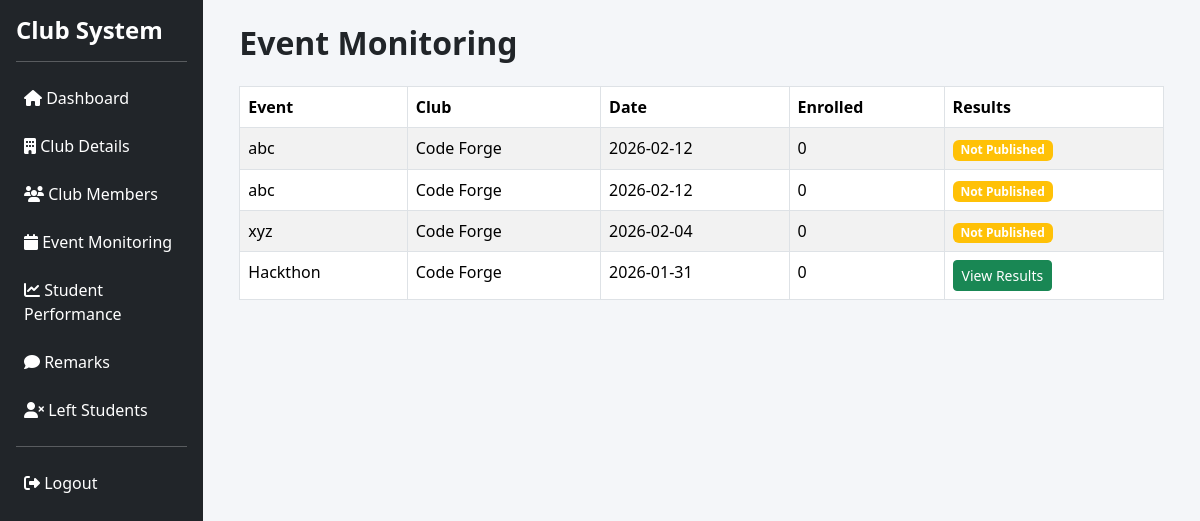
The page /faculty/events.php (signed in) on the database its author committed.
### tables this page shows
CREATE TABLE `events` (
  `event_id` int(11) NOT NULL,
  `club_id` int(11) NOT NULL,
  `created_by` int(11) NOT NULL,
  `title` varchar(150) NOT NULL,
  `description` text DEFAULT NULL,
  `event_date` date DEFAULT NULL,
  `approval_status` enum('pending','approved','rejected') DEFAULT 'pending',
  `created_at` timestamp NOT NULL DEFAULT current_timestamp()
);

CREATE TABLE `clubs` (
  `club_id` int(11) NOT NULL,
  `club_name` varchar(100) NOT NULL,
  `description` text DEFAULT NULL,
  `leader_id` int(11) DEFAULT NULL,
  `faculty_id` int(11) DEFAULT NULL,
  `created_at` timestamp NOT NULL DEFAULT current_timestamp()
);

### src/faculty/events.php (the view, shortened to what this page needs)
<?php
include "../config/db.php";
include "../includes/header.php";
include "../includes/sidebar.php";
$faculty_id = $_SESSION['user_id'];
$club = mysqli_fetch_assoc(mysqli_query(
    $conn, "SELECT club_id FROM clubs WHERE faculty_id='$faculty_id'"
));
$club_id = $club['club_id'];
$events = mysqli_query($conn, "
    SELECT
        e.event_id,
        e.title,
        c.club_name,
        e.event_date,
        (SELECT COUNT(*) FROM event_participants ep WHERE ep.event_id=e.event_id) AS enrolled,
        (SELECT COUNT(*) FROM event_results er WHERE er.event_id=e.event_id) AS result_count
    FROM events e
    JOIN clubs c ON e.club_id=c.club_id
    WHERE e.club_id='$club_id'
    ORDER BY e.event_date DESC
");
?>
<div class="container-fluid">
<h2 class="mb-4">Event Monitoring</h2>
<table class="table table-bordered table-striped">
<thead>
<tr>
    <th>Event</th>
    <th>Club</th>
    <th>Date</th>
    <th>Enrolled</th>
    <th>Results</th>
</tr>
</thead>
<tbody>
<?php if(mysqli_num_rows($events)>0){ ?>
<?php while($e=mysqli_fetch_assoc($events)){ ?>
<tr>
    <td><?= $e['title'] ?></td>
    <td><?= $e['club_name'] ?></td>
    <td><?= $e['event_date'] ?></td>
    <td><?= $e['enrolled'] ?></td>
    <td>
        <?php if($e['result_count'] > 0){ ?>
            <a href="results.php?event_id=<?= $e['event_id'] ?>"
               class="btn btn-success btn-sm">
               View Results
            </a>
        <?php } else { ?>
            <span class="badge bg-warning">Not Published</span>
        <?php } ?>
    </td>
</tr>
<?php } ?>
<?php } else { ?>
<tr>
    <td colspan="5" class="text-center">No events found</td>
</tr>
<?php } ?>
</tbody>
</table>
</div>
<?php include "../includes/footer.php"; ?>

### src/assets/css/style.css (style rules this page uses)
body { background-color: #f4f6f9; font-family: 'Segoe UI', sans-serif; }
.table { background: #fff; }
h2, h4, h5 { font-weight: 600; }

### rows shown on the page
events: title "abc", club.club_name "Code Forge", event_date "2026-02-12", enrolled "0", shows "Not Published"
events: title "abc", club.club_name "Code Forge", event_date "2026-02-12", enrolled "0", shows "Not Published"
events: title "xyz", club.club_name "Code Forge", event_date "2026-02-04", enrolled "0", shows "Not Published"
events: title "Hackthon", club.club_name "Code Forge", event_date "2026-01-31", enrolled "0"
